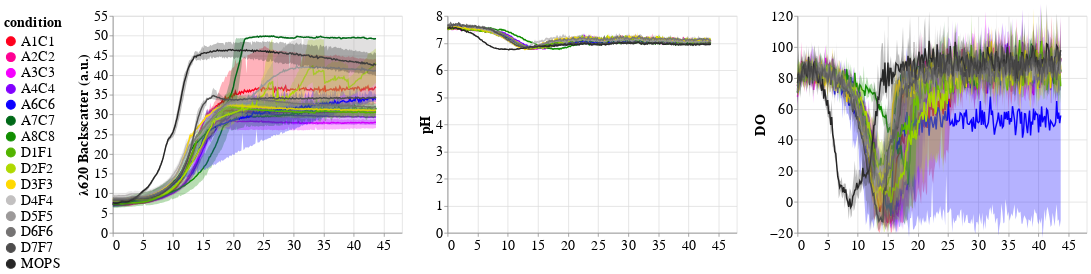

The cell this chart's notebook holds for it:
### Code cell
od=lectorfig('mean(OD600)',"\u03BB620 Backscatter (a.u.)",55,0)
ph=lectorfig('mean(pH)',"pH",8,0)
DO=lectorfig('mean(DO)',"DO",120,-20)
chart2=od|ph|DO
chart2=chart2.configure_axis(
        labelFontSize=20,
        titleFontSize=20
    ).configure_legend(
        labelFontSize=20,
        titleFontSize=20,
        symbolSize=150)
chart2#.save('ARTDBTL4-0.html')

### Figure 1 — Vega-Lite specification as saved in the notebook (floating-point values rounded to 4 significant figures; data arrays with more than 128 entries replaced by an {"elided": "..."} marker saying what was removed)
{"config": {"view": {"continuousWidth": 400, "continuousHeight": 300}, "axis": {"labelFontSize": 20, "titleFontSize": 20}, "legend": {"labelFontSize": 20, "symbolSize": 150, "titleFontSize": 20}}, "hconcat": [{"layer": [{"mark": {"type": "line", "opacity": 1}, "encoding": {"color": {"type": "nominal", "field": "condition", "legend": {"columns": 1, "orient": "left", "symbolLimit": 0}, "scale": {"range": ["#ff001e", "#ff0093", "#f600ff", "#8200ff", "#0d00ff", "#006918", "#118e00", "#53b400", "#afd900", "#ffd900", "#c2c0c0", "#9c9999", "#757373", "#4e4d4d", "#272626", "black"]}}, "x": {"type": "quantitative", "axis": {"labels": true}, "field": "Time", "scale": {"domain": [0, 48]}, "title": null}, "y": {"type": "quantitative", "aggregate": "mean", "axis": {"labels": true}, "field": "OD600", "scale": {"domain": [0, 55]}, "title": "λ620 Backscatter (a.u.)"}}}, {"mark": {"type": "errorband", "extent": "ci"}, "encoding": {"color": {"type": "nominal", "field": "condition", "legend": {"columns": 1, "orient": "left", "symbolLimit": 0}, "scale": {"range": ["#ff001e", "#ff0093", "#f600ff", "#8200ff", "#0d00ff", "#006918", "#118e00", "#53b400", "#afd900", "#ffd900", "#c2c0c0", "#9c9999", "#757373", "#4e4d4d", "#272626", "black"]}}, "x": {"type": "quantitative", "axis": {"labels": true}, "field": "Time", "scale": {"domain": [0, 48]}, "title": null}, "y": {"type": "quantitative", "aggregate": "mean", "axis": {"labels": true}, "field": "OD600", "scale": {"domain": [0, 55]}, "title": "λ620 Backscatter (a.u.)"}}}, {"layer": [{"mark": {"type": "line", "opacity": 1}, "encoding": {"color": {"type": "nominal", "field": "condition", "legend": {"columns": 1, "orient": "left", "symbolLimit": 0}, "scale": {"range": ["#ff001e", "#ff0093", "#f600ff", "#8200ff", "#0d00ff", "#006918", "#118e00", "#53b400", "#afd900", "#ffd900", "#c2c0c0", "#9c9999", "#757373", "#4e4d4d", "#272626", "black"]}}, "x": {"type": "quantitative", "axis": {"labels": true}, "field": "Time", "scale": {"domain": [0, 48]}, "title": null}, "y": {"type": "quantitative", "aggregate": "mean", "axis": {"labels": true}, "field": "OD600", "scale": {"domain": [0, 55]}, "title": "λ620 Backscatter (a.u.)"}}}, {"mark": {"type": "errorband", "extent": "ci"}, "encoding": {"color": {"type": "nominal", "field": "condition", "legend": {"columns": 1, "orient": "left", "symbolLimit": 0}, "scale": {"range": ["#ff001e", "#ff0093", "#f600ff", "#8200ff", "#0d00ff", "#006918", "#118e00", "#53b400", "#afd900", "#ffd900", "#c2c0c0", "#9c9999", "#757373", "#4e4d4d", "#272626", "black"]}}, "x": {"type": "quantitative", "axis": {"labels": true}, "field": "Time", "scale": {"domain": [0, 48]}, "title": null}, "y": {"type": "quantitative", "aggregate": "mean", "axis": {"labels": true}, "field": "OD600", "scale": {"domain": [0, 55]}, "title": "λ620 Backscatter (a.u.)"}}}], "data": {"name": "data-d6c9ef81f8e8ecaace47023c389e9cab"}}, {"layer": [{"mark": {"type": "line", "opacity": 1}, "encoding": {"color": {"type": "nominal", "field": "condition", "legend": {"columns": 1, "orient": "left", "symbolLimit": 0}, "scale": {"range": ["#ff001e", "#ff0093", "#f600ff", "#8200ff", "#0d00ff", "#006918", "#118e00", "#53b400", "#afd900", "#ffd900", "#c2c0c0", "#9c9999", "#757373", "#4e4d4d", "#272626", "black"]}}, "x": {"type": "quantitative", "axis": {"labels": true}, "field": "Time", "scale": {"domain": [0, 48]}, "title": null}, "y": {"type": "quantitative", "aggregate": "mean", "axis": {"labels": true}, "field": "OD600", "scale": {"domain": [0, 55]}, "title": "λ620 Backscatter (a.u.)"}}}, {"mark": {"type": "errorband", "extent": "ci"}, "encoding": {"color": {"type": "nominal", "field": "condition", "legend": {"columns": 1, "orient": "left", "symbolLimit": 0}, "scale": {"range": ["#ff001e", "#ff0093", "#f600ff", "#8200ff", "#0d00ff", "#006918", "#118e00", "#53b400", "#afd900", "#ffd900", "#c2c0c0", "#9c9999", "#757373", "#4e4d4d", "#272626", "black"]}}, "x": {"type": "quantitative", "axis": {"labels": true}, "field": "Time", "scale": {"domain": [0, 48]}, "title": null}, "y": {"type": "quantitative", "aggregate": "mean", "axis": {"labels": true}, "field": "OD600", "scale": {"domain": [0, 55]}, "title": "λ620 Backscatter (a.u.)"}}}], "data": {"name": "data-0d1082a11c7a0e42af9844fe51e5c4b1"}}, {"layer": [{"mark": {"type": "line", "opacity": 1}, "encoding": {"color": {"type": "nominal", "field": "condition", "legend": {"columns": 1, "orient": "left", "symbolLimit": 0}, "scale": {"range": ["#ff001e", "#ff0093", "#f600ff", "#8200ff", "#0d00ff", "#006918", "#118e00", "#53b400", "#afd900", "#ffd900", "#c2c0c0", "#9c9999", "#757373", "#4e4d4d", "#272626", "black"]}}, "x": {"type": "quantitative", "axis": {"labels": true}, "field": "Time", "scale": {"domain": [0, 48]}, "title": null}, "y": {"type": "quantitative", "aggregate": "mean", "axis": {"labels": true}, "field": "OD600", "scale": {"domain": [0, 55]}, "title": "λ620 Backscatter (a.u.)"}}}, {"mark": {"type": "errorband", "extent": "ci"}, "encoding": {"color": {"type": "nominal", "field": "condition", "legend": {"columns": 1, "orient": "left", "symbolLimit": 0}, "scale": {"range": ["#ff001e", "#ff0093", "#f600ff", "#8200ff", "#0d00ff", "#006918", "#118e00", "#53b400", "#afd900", "#ffd900", "#c2c0c0", "#9c9999", "#757373", "#4e4d4d", "#272626", "black"]}}, "x": {"type": "quantitative", "axis": {"labels": true}, "field": "Time", "scale": {"domain": [0, 48]}, "title": null}, "y": {"type": "quantitative", "aggregate": "mean", "axis": {"labels": true}, "field": "OD600", "scale": {"domain": [0, 55]}, "title": "λ620 Backscatter (a.u.)"}}}], "data": {"name": "data-29fc262bfc8a7a655970ea346aca3ab7"}}, {"layer": [{"mark": {"type": "line", "opacity": 1}, "encoding": {"color": {"type": "nominal", "field": "condition", "legend": {"columns": 1, "orient": "left", "symbolLimit": 0}, "scale": {"range": ["#ff001e", "#ff0093", "#f600ff", "#8200ff", "#0d00ff", "#006918", "#118e00", "#53b400", "#afd900", "#ffd900", "#c2c0c0", "#9c9999", "#757373", "#4e4d4d", "#272626", "black"]}}, "x": {"type": "quantitative", "axis": {"labels": true}, "field": "Time", "scale": {"domain": [0, 48]}, "title": null}, "y": {"type": "quantitative", "aggregate": "mean", "axis": {"labels": true}, "field": "OD600", "scale": {"domain": [0, 55]}, "title": "λ620 Backscatter (a.u.)"}}}, {"mark": {"type": "errorband", "extent": "ci"}, "encoding": {"color": {"type": "nominal", "field": "condition", "legend": {"columns": 1, "orient": "left", "symbolLimit": 0}, "scale": {"range": ["#ff001e", "#ff0093", "#f600ff", "#8200ff", "#0d00ff", "#006918", "#118e00", "#53b400", "#afd900", "#ffd900", "#c2c0c0", "#9c9999", "#757373", "#4e4d4d", "#272626", "black"]}}, "x": {"type": "quantitative", "axis": {"labels": true}, "field": "Time", "scale": {"domain": [0, 48]}, "title": null}, "y": {"type": "quantitative", "aggregate": "mean", "axis": {"labels": true}, "field": "OD600", "scale": {"domain": [0, 55]}, "title": "λ620 Backscatter (a.u.)"}}}], "data": {"name": "data-abb87733ed0f09b5bfcf9f5c3b16e74f"}}]}, {"layer": [{"mark": {"type": "line", "opacity": 1}, "encoding": {"color": {"type": "nominal", "field": "condition", "legend": {"columns": 1, "orient": "left", "symbolLimit": 0}, "scale": {"range": ["#ff001e", "#ff0093", "#f600ff", "#8200ff", "#0d00ff", "#006918", "#118e00", "#53b400", "#afd900", "#ffd900", "#c2c0c0", "#9c9999", "#757373", "#4e4d4d", "#272626", "black"]}}, "x": {"type": "quantitative", "axis": {"labels": true}, "field": "Time", "scale": {"domain": [0, 48]}, "title": null}, "y": {"type": "quantitative", "aggregate": "mean", "axis": {"labels": true}, "field": "pH", "scale": {"domain": [0, 8]}, "title": "pH"}}}, {"mark": {"type": "errorband", "extent": "ci"}, "encoding": {"color": {"type": "nominal", "field": "condition", "legend": {"columns": 1, "orient": "left", "symbolLimit": 0}, "scale": {"range": ["#ff001e", "#ff0093", "#f600ff", "#8200ff", "#0d00ff", "#006918", "#118e00", "#53b400", "#afd900", "#ffd900", "#c2c0c0", "#9c9999", "#757373", "#4e4d4d", "#272626", "black"]}}, "x": {"type": "quantitative", "axis": {"labels": true}, "field": "Time", "scale": {"domain": [0, 48]}, "title": null}, "y": {"type": "quantitative", "aggregate": "mean", "axis": {"labels": true}, "field": "pH", "scale": {"domain": [0, 8]}, "title": "pH"}}}, {"layer": [{"mark": {"type": "line", "opacity": 1}, "encoding": {"color": {"type": "nominal", "field": "condition", "legend": {"columns": 1, "orient": "left", "symbolLimit": 0}, "scale": {"range": ["#ff001e", "#ff0093", "#f600ff", "#8200ff", "#0d00ff", "#006918", "#118e00", "#53b400", "#afd900", "#ffd900", "#c2c0c0", "#9c9999", "#757373", "#4e4d4d", "#272626", "black"]}}, "x": {"type": "quantitative", "axis": {"labels": true}, "field": "Time", "scale": {"domain": [0, 48]}, "title": null}, "y": {"type": "quantitative", "aggregate": "mean", "axis": {"labels": true}, "field": "pH", "scale": {"domain": [0, 8]}, "title": "pH"}}}, {"mark": {"type": "errorband", "extent": "ci"}, "encoding": {"color": {"type": "nominal", "field": "condition", "legend": {"columns": 1, "orient": "left", "symbolLimit": 0}, "scale": {"range": ["#ff001e", "#ff0093", "#f600ff", "#8200ff", "#0d00ff", "#006918", "#118e00", "#53b400", "#afd900", "#ffd900", "#c2c0c0", "#9c9999", "#757373", "#4e4d4d", "#272626", "black"]}}, "x": {"type": "quantitative", "axis": {"labels": true}, "field": "Time", "scale": {"domain": [0, 48]}, "title": null}, "y": {"type": "quantitative", "aggregate": "mean", "axis": {"labels": true}, "field": "pH", "scale": {"domain": [0, 8]}, "title": "pH"}}}], "data": {"name": "data-d6c9ef81f8e8ecaace47023c389e9cab"}}, {"layer": [{"mark": {"type": "line", "opacity": 1}, "encoding": {"color": {"type": "nominal", "field": "condition", "legend": {"columns": 1, "orient": "left", "symbolLimit": 0}, "scale": {"range": ["#ff001e", "#ff0093", "#f600ff", "#8200ff", "#0d00ff", "#006918", "#118e00", "#53b400", "#afd900", "#ffd900", "#c2c0c0", "#9c9999", "#757373", "#4e4d4d", "#272626", "black"]}}, "x": {"type": "quantitative", "axis": {"labels": true}, "field": "Time", "scale": {"domain": [0, 48]}, "title": null}, "y": {"type": "quantitative", "aggregate": "mean", "axis": {"labels": true}, "field": "pH", "scale": {"domain": [0, 8]}, "title": "pH"}}}, {"mark": {"type": "errorband", "extent": "ci"}, "encoding": {"color": {"type": "nominal", "field": "condition", "legend": {"columns": 1, "orient": "left", "symbolLimit": 0}, "scale": {"range": ["#ff001e", "#ff0093", "#f600ff", "#8200ff", "#0d00ff", "#006918", "#118e00", "#53b400", "#afd900", "#ffd900", "#c2c0c0", "#9c9999", "#757373", "#4e4d4d", "#272626", "black"]}}, "x": {"type": "quantitative", "axis": {"labels": true}, "field": "Time", "scale": {"domain": [0, 48]}, "title": null}, "y": {"type": "quantitative", "aggregate": "mean", "axis": {"labels": true}, "field": "pH", "scale": {"domain": [0, 8]}, "title": "pH"}}}], "data": {"name": "data-0d1082a11c7a0e42af9844fe51e5c4b1"}}, {"layer": [{"mark": {"type": "line", "opacity": 1}, "encoding": {"color": {"type": "nominal", "field": "condition", "legend": {"columns": 1, "orient": "left", "symbolLimit": 0}, "scale": {"range": ["#ff001e", "#ff0093", "#f600ff", "#8200ff", "#0d00ff", "#006918", "#118e00", "#53b400", "#afd900", "#ffd900", "#c2c0c0", "#9c9999", "#757373", "#4e4d4d", "#272626", "black"]}}, "x": {"type": "quantitative", "axis": {"labels": true}, "field": "Time", "scale": {"domain": [0, 48]}, "title": null}, "y": {"type": "quantitative", "aggregate": "mean", "axis": {"labels": true}, "field": "pH", "scale": {"domain": [0, 8]}, "title": "pH"}}}, {"mark": {"type": "errorband", "extent": "ci"}, "encoding": {"color": {"type": "nominal", "field": "condition", "legend": {"columns": 1, "orient": "left", "symbolLimit": 0}, "scale": {"range": ["#ff001e", "#ff0093", "#f600ff", "#8200ff", "#0d00ff", "#006918", "#118e00", "#53b400", "#afd900", "#ffd900", "#c2c0c0", "#9c9999", "#757373", "#4e4d4d", "#272626", "black"]}}, "x": {"type": "quantitative", "axis": {"labels": true}, "field": "Time", "scale": {"domain": [0, 48]}, "title": null}, "y": {"type": "quantitative", "aggregate": "mean", "axis": {"labels": true}, "field": "pH", "scale": {"domain": [0, 8]}, "title": "pH"}}}], "data": {"name": "data-29fc262bfc8a7a655970ea346aca3ab7"}}, {"layer": [{"mark": {"type": "line", "opacity": 1}, "encoding": {"color": {"type": "nominal", "field": "condition", "legend": {"columns": 1, "orient": "left", "symbolLimit": 0}, "scale": {"range": ["#ff001e", "#ff0093", "#f600ff", "#8200ff", "#0d00ff", "#006918", "#118e00", "#53b400", "#afd900", "#ffd900", "#c2c0c0", "#9c9999", "#757373", "#4e4d4d", "#272626", "black"]}}, "x": {"type": "quantitative", "axis": {"labels": true}, "field": "Time", "scale": {"domain": [0, 48]}, "title": null}, "y": {"type": "quantitative", "aggregate": "mean", "axis": {"labels": true}, "field": "pH", "scale": {"domain": [0, 8]}, "title": "pH"}}}, {"mark": {"type": "errorband", "extent": "ci"}, "encoding": {"color": {"type": "nominal", "field": "condition", "legend": {"columns": 1, "orient": "left", "symbolLimit": 0}, "scale": {"range": ["#ff001e", "#ff0093", "#f600ff", "#8200ff", "#0d00ff", "#006918", "#118e00", "#53b400", "#afd900", "#ffd900", "#c2c0c0", "#9c9999", "#757373", "#4e4d4d", "#272626", "black"]}}, "x": {"type": "quantitative", "axis": {"labels": true}, "field": "Time", "scale": {"domain": [0, 48]}, "title": null}, "y": {"type": "quantitative", "aggregate": "mean", "axis": {"labels": true}, "field": "pH", "scale": {"domain": [0, 8]}, "title": "pH"}}}], "data": {"name": "data-abb87733ed0f09b5bfcf9f5c3b16e74f"}}]}, {"layer": [{"mark": {"type": "line", "opacity": 1}, "encoding": {"color": {"type": "nominal", "field": "condition", "legend": {"columns": 1, "orient": "left", "symbolLimit": 0}, "scale": {"range": ["#ff001e", "#ff0093", "#f600ff", "#8200ff", "#0d00ff", "#006918", "#118e00", "#53b400", "#afd900", "#ffd900", "#c2c0c0", "#9c9999", "#757373", "#4e4d4d", "#272626", "black"]}}, "x": {"type": "quantitative", "axis": {"labels": true}, "field": "Time", "scale": {"domain": [0, 48]}, "title": null}, "y": {"type": "quantitative", "aggregate": "mean", "axis": {"labels": true}, "field": "DO", "scale": {"domain": [-20, 120]}, "title": "DO"}}}, {"mark": {"type": "errorband", "extent": "ci"}, "encoding": {"color": {"type": "nominal", "field": "condition", "legend": {"columns": 1, "orient": "left", "symbolLimit": 0}, "scale": {"range": ["#ff001e", "#ff0093", "#f600ff", "#8200ff", "#0d00ff", "#006918", "#118e00", "#53b400", "#afd900", "#ffd900", "#c2c0c0", "#9c9999", "#757373", "#4e4d4d", "#272626", "black"]}}, "x": {"type": "quantitative", "axis": {"labels": true}, "field": "Time", "scale": {"domain": [0, 48]}, "title": null}, "y": {"type": "quantitative", "aggregate": "mean", "axis": {"labels": true}, "field": "DO", "scale": {"domain": [-20, 120]}, "title": "DO"}}}, {"layer": [{"mark": {"type": "line", "opacity": 1}, "encoding": {"color": {"type": "nominal", "field": "condition", "legend": {"columns": 1, "orient": "left", "symbolLimit": 0}, "scale": {"range": ["#ff001e", "#ff0093", "#f600ff", "#8200ff", "#0d00ff", "#006918", "#118e00", "#53b400", "#afd900", "#ffd900", "#c2c0c0", "#9c9999", "#757373", "#4e4d4d", "#272626", "black"]}}, "x": {"type": "quantitative", "axis": {"labels": true}, "field": "Time", "scale": {"domain": [0, 48]}, "title": null}, "y": {"type": "quantitative", "aggregate": "mean", "axis": {"labels": true}, "field": "DO", "scale": {"domain": [-20, 120]}, "title": "DO"}}}, {"mark": {"type": "errorband", "extent": "ci"}, "encoding": {"color": {"type": "nominal", "field": "condition", "legend": {"columns": 1, "orient": "left", "symbolLimit": 0}, "scale": {"range": ["#ff001e", "#ff0093", "#f600ff", "#8200ff", "#0d00ff", "#006918", "#118e00", "#53b400", "#afd900", "#ffd900", "#c2c0c0", "#9c9999", "#757373", "#4e4d4d", "#272626", "black"]}}, "x": {"type": "quantitative", "axis": {"labels": true}, "field": "Time", "scale": {"domain": [0, 48]}, "title": null}, "y": {"type": "quantitative", "aggregate": "mean", "axis": {"labels": true}, "field": "DO", "scale": {"domain": [-20, 120]}, "title": "DO"}}}], "data": {"name": "data-d6c9ef81f8e8ecaace47023c389e9cab"}}, {"layer": [{"mark": {"type": "line", "opacity": 1}, "encoding": {"color": {"type": "nominal", "field": "condition", "legend": {"columns": 1, "orient": "left", "symbolLimit": 0}, "scale": {"range": ["#ff001e", "#ff0093", "#f600ff", "#8200ff", "#0d00ff", "#006918", "#118e00", "#53b400", "#afd900", "#ffd900", "#c2c0c0", "#9c9999", "#757373", "#4e4d4d", "#272626", "black"]}}, "x": {"type": "quantitative", "axis": {"labels": true}, "field": "Time", "scale": {"domain": [0, 48]}, "title": null}, "y": {"type": "quantitative", "aggregate": "mean", "axis": {"labels": true}, "field": "DO", "scale": {"domain": [-20, 120]}, "title": "DO"}}}, {"mark": {"type": "errorband", "extent": "ci"}, "encoding": {"color": {"type": "nominal", "field": "condition", "legend": {"columns": 1, "orient": "left", "symbolLimit": 0}, "scale": {"range": ["#ff001e", "#ff0093", "#f600ff", "#8200ff", "#0d00ff", "#006918", "#118e00", "#53b400", "#afd900", "#ffd900", "#c2c0c0", "#9c9999", "#757373", "#4e4d4d", "#272626", "black"]}}, "x": {"type": "quantitative", "axis": {"labels": true}, "field": "Time", "scale": {"domain": [0, 48]}, "title": null}, "y": {"type": "quantitative", "aggregate": "mean", "axis": {"labels": true}, "field": "DO", "scale": {"domain": [-20, 120]}, "title": "DO"}}}], "data": {"name": "data-0d1082a11c7a0e42af9844fe51e5c4b1"}}, {"layer": [{"mark": {"type": "line", "opacity": 1}, "encoding": {"color": {"type": "nominal", "field": "condition", "legend": {"columns": 1, "orient": "left", "symbolLimit": 0}, "scale": {"range": ["#ff001e", "#ff0093", "#f600ff", "#8200ff", "#0d00ff", "#006918", "#118e00", "#53b400", "#afd900", "#ffd900", "#c2c0c0", "#9c9999", "#757373", "#4e4d4d", "#272626", "black"]}}, "x": {"type": "quantitative", "axis": {"labels": true}, "field": "Time", "scale": {"domain": [0, 48]}, "title": null}, "y": {"type": "quantitative", "aggregate": "mean", "axis": {"labels": true}, "field": "DO", "scale": {"domain": [-20, 120]}, "title": "DO"}}}, {"mark": {"type": "errorband", "extent": "ci"}, "encoding": {"color": {"type": "nominal", "field": "condition", "legend": {"columns": 1, "orient": "left", "symbolLimit": 0}, "scale": {"range": ["#ff001e", "#ff0093", "#f600ff", "#8200ff", "#0d00ff", "#006918", "#118e00", "#53b400", "#afd900", "#ffd900", "#c2c0c0", "#9c9999", "#757373", "#4e4d4d", "#272626", "black"]}}, "x": {"type": "quantitative", "axis": {"labels": true}, "field": "Time", "scale": {"domain": [0, 48]}, "title": null}, "y": {"type": "quantitative", "aggregate": "mean", "axis": {"labels": true}, "field": "DO", "scale": {"domain": [-20, 120]}, "title": "DO"}}}], "data": {"name": "data-29fc262bfc8a7a655970ea346aca3ab7"}}, {"layer": [{"mark": {"type": "line", "opacity": 1}, "encoding": {"color": {"type": "nominal", "field": "condition", "legend": {"columns": 1, "orient": "left", "symbolLimit": 0}, "scale": {"range": ["#ff001e", "#ff0093", "#f600ff", "#8200ff", "#0d00ff", "#006918", "#118e00", "#53b400", "#afd900", "#ffd900", "#c2c0c0", "#9c9999", "#757373", "#4e4d4d", "#272626", "black"]}}, "x": {"type": "quantitative", "axis": {"labels": true}, "field": "Time", "scale": {"domain": [0, 48]}, "title": null}, "y": {"type": "quantitative", "aggregate": "mean", "axis": {"labels": true}, "field": "DO", "scale": {"domain": [-20, 120]}, "title": "DO"}}}, {"mark": {"type": "errorband", "extent": "ci"}, "encoding": {"color": {"type": "nominal", "field": "condition", "legend": {"columns": 1, "orient": "left", "symbolLimit": 0}, "scale": {"range": ["#ff001e", "#ff0093", "#f600ff", "#8200ff", "#0d00ff", "#006918", "#118e00", "#53b400", "#afd900", "#ffd900", "#c2c0c0", "#9c9999", "#757373", "#4e4d4d", "#272626", "black"]}}, "x": {"type": "quantitative", "axis": {"labels": true}, "field": "Time", "scale": {"domain": [0, 48]}, "title": null}, "y": {"type": "quantitative", "aggregate": "mean", "axis": {"labels": true}, "field": "DO", "scale": {"domain": [-20, 120]}, "title": "DO"}}}], "data": {"name": "data-abb87733ed0f09b5bfcf9f5c3b16e74f"}}]}], "data": {"name": "data-f3c82d070fdbb84f778d5946f3d85eb8"}, "$schema": "https://vega.github.io/schema/vega-lite/v4.8.1.json", "datasets": {"data-f3c82d070fdbb84f778d5946f3d85eb8": {"elided": "2367 records"}, "data-d6c9ef81f8e8ecaace47023c389e9cab": {"elided": "2367 records"}, "data-0d1082a11c7a0e42af9844fe51e5c4b1": {"elided": "1578 records"}, "data-29fc262bfc8a7a655970ea346aca3ab7": {"elided": "2367 records"}, "data-abb87733ed0f09b5bfcf9f5c3b16e74f": {"elided": "3156 records"}}}
